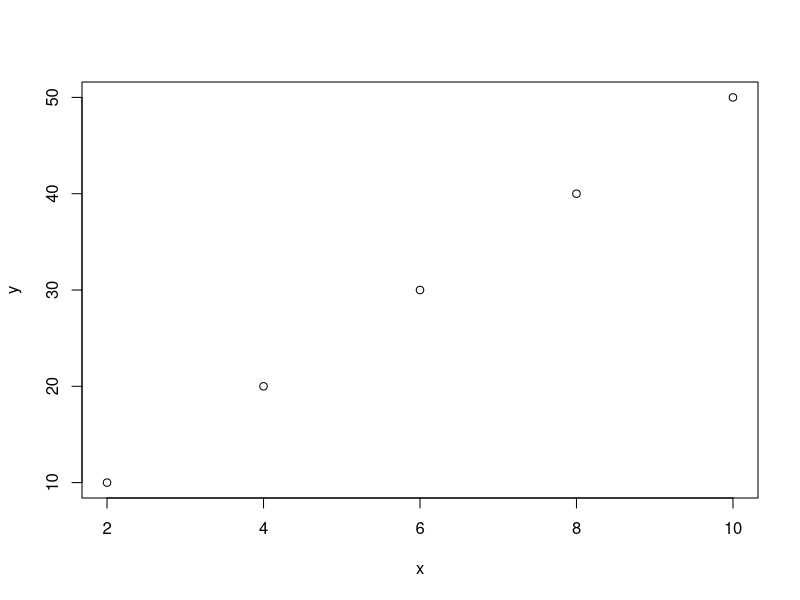
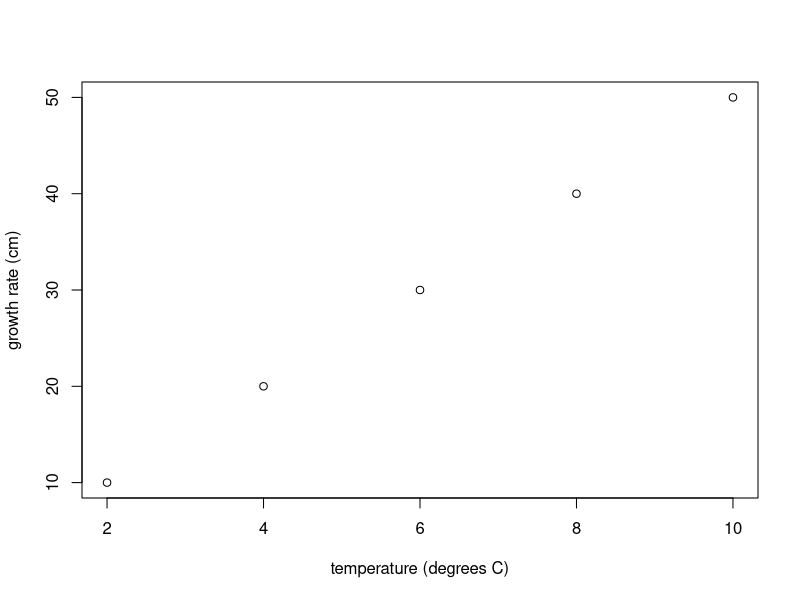
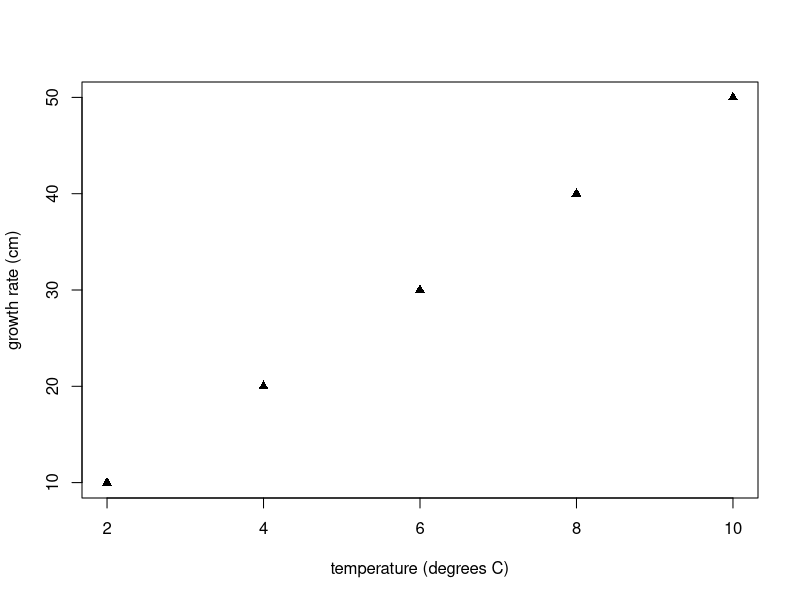
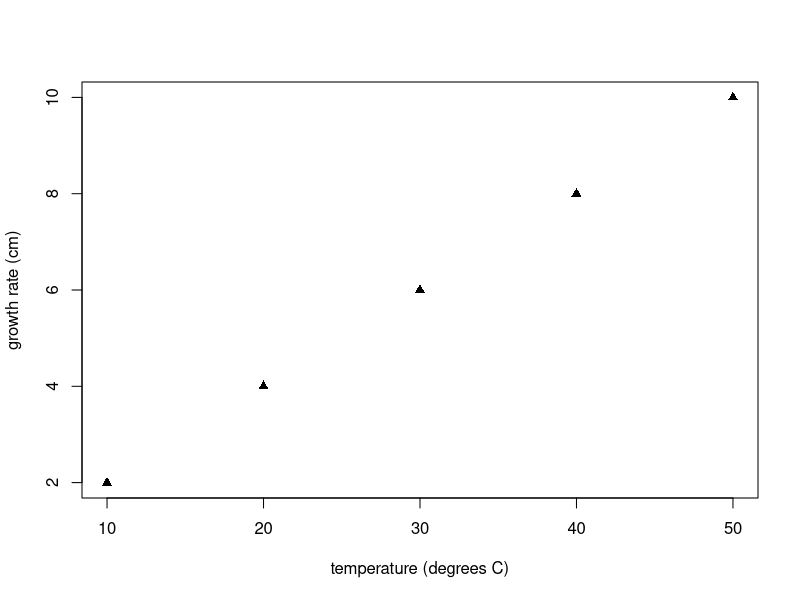
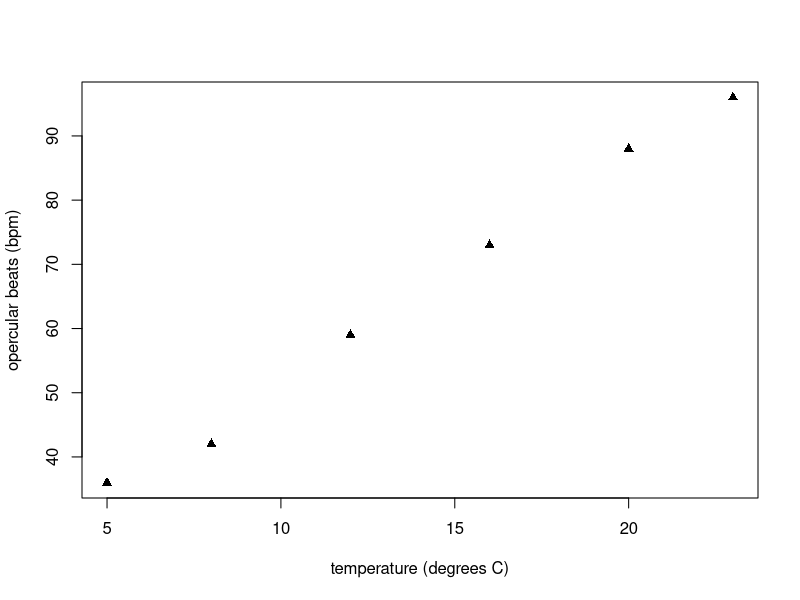
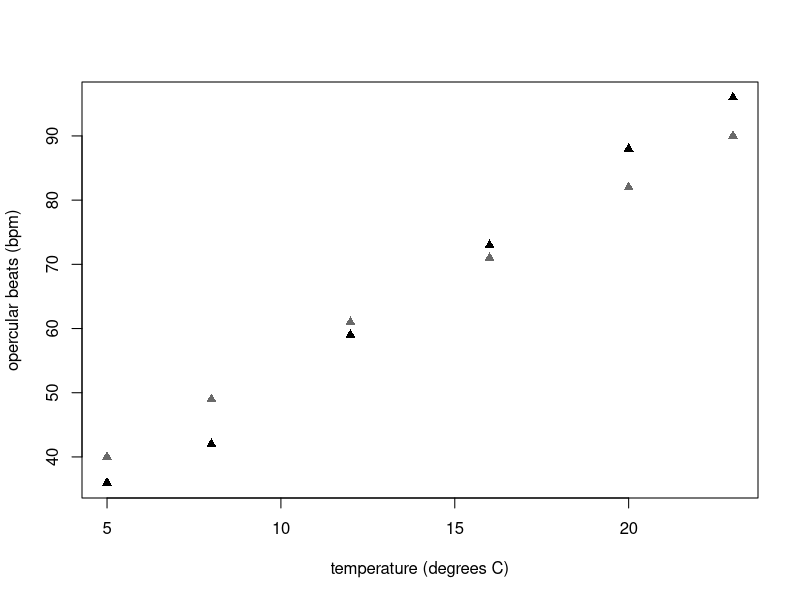
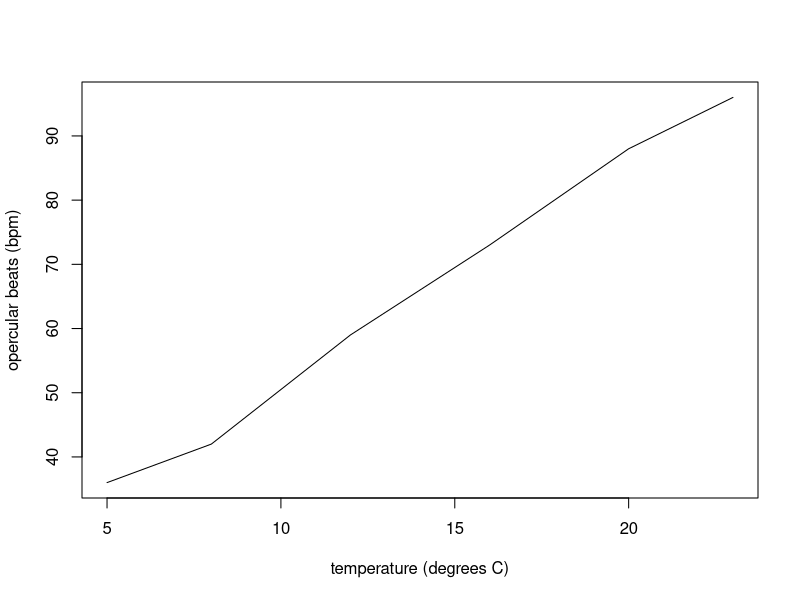

Here is the R script that generated these plots, in order: (Note: this script raises an error after producing the figures.)
## ---- chunk 1
x <- c(2,4,6,8,10)
y <- c(10,20,30,40,50)
## ---- chunk 2
x
## ---- chunk 3
plot(x,y)
## ---- chunk 4
x <- c(2,4,6,8,10)
y <- c(10,20,30,40,50)
plot(x,y, xlab = "temperature (degrees C)", ylab = "growth rate (cm)")
## ---- chunk 5
plot(x,y, pch = 17, xlab = "temperature (degrees C)", ylab = "growth rate (cm)")
## ---- chunk 6
plot(pch = 17, ylab = "growth rate (cm)", xlab = "temperature (degrees C)", y,x)
## ---- chunk 7
temp <-cbind(5, 8, 12, 16, 20, 23)
## ---- chunk 8
fishA <- cbind(36, 42, 59, 73, 88, 96)
## ---- chunk 9
fishB <- cbind(40, 49, 61, 71, 82, 90)
## ---- chunk 10
plot(temp, fishA, pch = 17, xlab = "temperature (degrees C)", ylab = "opercular beats (bpm)")
## ---- chunk 11
plot(temp, fishA, pch = 17, xlab = "temperature (degrees C)", ylab = "opercular beats (bpm)")
points(temp, fishB, pch = 17, col = "dimgray")
## ---- chunk 12
plot(temp, fishA, pch = 17, type = "l", xlab = "temperature (degrees C)", ylab = "opercular beats (bpm)")
## ---- chunk 13
knitr::include_graphics('./figures/ExportPlotWindow.jpg')
## ---- chunk 14
knitr::include_graphics('./figures/ExportPlot.jpg')
## ---- chunk 15
#++++++++++++++++++++++++++++++++++++++++++++
#generate a plot of point shapes which R knows about.
#++++++++++++++++++++++++++++++++++++++++++++
generateRPointShapes<-function(){
  oldPar<-par()
  par(font=2, mar=c(0.5,0,0,0))
  y=rev(c(rep(1,6),rep(2,5), rep(3,5), rep(4,5), rep(5,5)))
  x=c(rep(1:5,5),6)
  plot(x, y, pch = 0:25, cex=1.5, ylim=c(1,5.5), xlim=c(1,6.5), 
       axes=FALSE, xlab="", ylab="", bg="blue")
  text(x, y, labels=0:25, pos=3)
  par(mar=oldPar$mar,font=oldPar$font )
}
generateRPointShapes()
